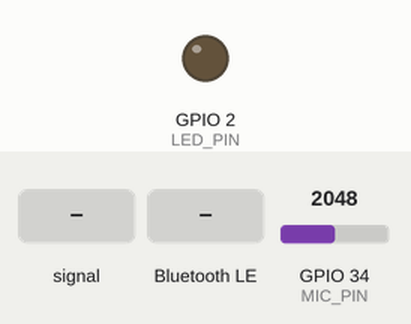
Bench run of a sketch on a simulated ESP32. Parts: output pins drawn as LEDs (lit = HIGH). The inputs (shaded band) are chosen by the test bench; at power-on: GPIO 34 (MIC_PIN) = 2048. Nothing arrives over Bluetooth unless stated; a phone connects over Bluetooth LE 3 s after start; what the sketch prints to the serial monitor is not drawn.

Above: at 1.4 s.
1.5 s: GPIO 34 (MIC_PIN) fed a 200 Hz sine of ±327 counts around its level
At 3.22 s:
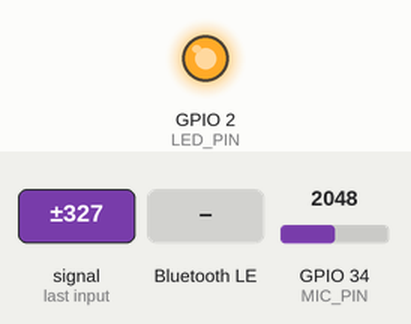
4.5 s: Bluetooth LE write "PING" received
7.5 s: Bluetooth LE write "FLOOR" received
10.5 s: GPIO 34 (MIC_PIN) set to 1960
12.0 s: Bluetooth LE write "LEVEL" received
Timing chart, 0 to 14.5 s (numbered marks = the images above; inputs shaded):
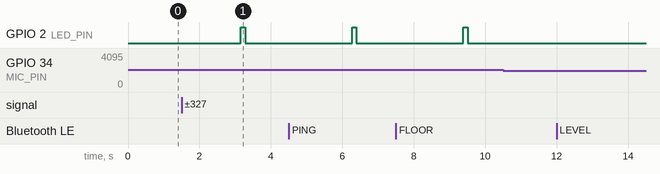

The sketch:

chime_node.ino
```cpp
/* =====================================================================
 *  电梯【到站检测】节点 —— 可选加装件（ESP32 + 麦克风）  【新增，未定线实测】
 * =====================================================================
 *  一句话：现有两个按钮节点只能"按"，测不出轿厢在哪层。
 *          这个节点挂在井道边上，听电梯到站的"叮"声 → 播一条 CAR|xF 给手机。
 *          「轿厢现在在 2F」从此是**真数据**，不是模拟。
 *
 *  ★ 重要：本文件**不修改**也能跑通的 elevator_2F / elevator_3F。
 *    它是一个独立设备（广播名 CHIME-<楼层>），可以单独烧、单独试、单独扔。
 *    想省一块板子也可以把下面的 micProcess() 原样并进电梯节点里（见文末注释）。
 *
 *  接线（极简，一个麦克风模块 + 一个电容）：
 *    麦克风模块 OUT -> GPIO34   (ADC1_CH6，输入脚，不用作 DAC)
 *    麦克风模块 VCC -> 3V3
 *    麦克风模块 GND -> GND
 *    模块旁边并 1 个 10~47uF 电容到 GND（压电源纹波）
 *    推荐：MAX9814（自带 AGC + 偏置 1.25V，最省事）
 *    备选：MAX4466 / 驻极体 + LM386；便宜到 2~3 元
 *
 *  原理（不用 FFT、不用库）：
 *    4 kHz 采样 → 每 40 ms 一个窗口 → 算 RMS(多大声) 和 过零率(≈主频)
 *    电梯"叮"是 1~3 kHz 的短促纯音：RMS 突然冲到本底噪声的 3 倍以上、
 *    同时过零率落在 700~1900 Hz → 判为"叮"。连续 2 个窗口都命中才认，
 *    再加 3 秒不应期 → 说话/脚步声基本不会误触发。
 *
 *  ★ 关于频率：4 kHz 采样 → 奈奎斯特 2 kHz，**超过 2 kHz 的音会被混叠**。
 *    例如真实的 3 kHz "叮"会混叠成 1 kHz，仍落在带内 → 照样能报。
 *    所以 FREQ_HI_HZ 设 1900（略低于奈奎斯特）就够，不必写 5200。
 *
 *  ★ 现场标定（这一步必须做，代码里放的是保守初值）：
 *    办法一（推荐）：打开 preview/chime_calib.html（浏览器，用麦克风），
 *      它跑的是**和本文件一模一样**的 DSP，会直接告诉你要写的频带/倍数。
 *    办法二：打开串口 115200，站到电梯门口，看每 2 秒打印的"本底/最近 rms/freq"：
 *      本底 rms 通常 2~20；"叮"的那一刻 rms 会跳到 100~2000、freq 落在几十~两千。
 *      把 RMS_ON_FLOOR_MULT 调到"安静时绝不误报、叮的时候必报"为止；
 *      若误报来自说话声，把 FREQ_LO_HZ 提到 900~1200。
 *
 *  开发板：ESP32 Dev Module ｜ 分区：Huge APP ｜ 串口：115200
 * =====================================================================
 */

#include <BLEDevice.h>
#include <BLEServer.h>
#include <BLEUtils.h>
#include <BLE2902.h>
#include <freertos/FreeRTOS.h>
#include <freertos/queue.h>

// ====================== 【要改的配置】 ======================
#define FLOOR_NAME  "2F"        // 这块板子装在哪一层（另一块改成 "3F"）

#define MIC_PIN       34        // 麦克风 OUT（ADC1 通道脚）
#define LED_PIN        2        // 板载 LED，检测到"叮"时亮一下

#define SAMPLE_US        250    // 采样周期 = 4 kHz
#define WIN_SAMPLES      160    // 每窗口 40 ms
#define DINGS_TO_TRIGGER   2    // 连续几个窗口像"叮"才算数（抗误触发）
#define REFRACTORY_MS   3000    // 一次判定后 3 秒内不再判定
#define RMS_ON_FLOOR_MULT 3.0f  // 触发阈值 = 本底 × 这个倍数（现场调它）
#define RMS_ABS_MIN      14.0f  // 绝对下限，避免"极安静时本底太小"导致风吹草动就触发
#define FREQ_LO_HZ      700     // "叮"的频率下限
#define FREQ_HI_HZ     1900     // 上限。4kHz 采样奈奎斯特只有 2kHz，再高也测不到（3kHz 的叮会混叠成 1kHz，仍在带内）

// ====================== 【一般不用改】 ======================
#define SERVICE_UUID      "0000ffe0-0000-1000-8000-00805f9b34fb"
#define CMD_CHAR_UUID     "0000ffe1-0000-1000-8000-00805f9b34fb"
#define STATUS_CHAR_UUID  "0000ffe2-0000-1000-8000-00805f9b34fb"

static BLEServer*         pServer  = nullptr;
static BLECharacteristic* pStatus  = nullptr;

static volatile bool gRestartAdv = false;
struct CmdMsg { char text[24]; };
static QueueHandle_t cmdQueue = nullptr;

// ---------------- 回执/NOTIFY ----------------
static void publishStatus(const String& s) {
  if (!pStatus) return;
  pStatus->setValue((uint8_t*)s.c_str(), s.length());
  pStatus->notify();
  Serial.printf("[ble] → %s\n", s.c_str());
}

// ---------------- 麦克风处理（可整段搬到电梯节点里） ----------------
static unsigned long sLastSample = 0;
static float  sDcEma     = 2048.0f;      // ADC 直流偏置(麦克风静止电平)
static float  sSumSq     = 0.0f;
static int    sZc        = 0;            // 窗口内过零次数（上升沿 + 下降沿，都要算）
static float  sPrev      = 0.0f;
static int    sNSample   = 0;
static float  sNoiseFloor = 12.0f;       // 本底噪声(RMS)，静音时慢速跟踪
static int    sHitRun    = 0;
static unsigned long sLastDing = 0;
static unsigned long sLastPrint = 0;
static int    sDingCount = 0;
static float  sLastRms = 0, sLastFreq = 0;

static void micProcess(unsigned long nowUs, unsigned long nowMs) {
  if (nowUs - sLastSample < SAMPLE_US) return;
  sLastSample += SAMPLE_US;

  int v = analogRead(MIC_PIN);
  sDcEma += ((float)v - sDcEma) * 0.0015f;      // 慢速跟随直流，去掉偏置
  float x = (float)v - sDcEma;
  sSumSq += x * x;
  // ★ 过零：上升沿和下降沿都要数。
  //   （早先的版本只数了上升沿，却仍然用 freq=zc/(2*sec) 这个"数了上下沿"的公式，
  //     结果频率被算小一半 —— 1200 Hz 的叮会读成 600 Hz，低于 FREQ_LO_HZ 就永远不响。
  //     2026-10-17 用 preview/chime_calib.html 的离线自测抓出来的。）
  if ((sPrev < 0.0f && x >= 0.0f) || (sPrev >= 0.0f && x < 0.0f)) sZc++;
  sPrev = x;

  if (++sNSample < WIN_SAMPLES) return;

  // ---- 一个 40 ms 窗口结束，判定 ----
  float rms  = sqrtf(sSumSq / (float)WIN_SAMPLES);
  float sec  = (float)WIN_SAMPLES * SAMPLE_US * 1e-6f;
  float freq = (float)sZc / (2.0f * sec);       // 一个周期过零 2 次 → /2 即主频

  sLastRms = rms; sLastFreq = freq;

  bool loud = (rms > sNoiseFloor * RMS_ON_FLOOR_MULT) && (rms > RMS_ABS_MIN);
  bool tone = (freq >= FREQ_LO_HZ && freq <= FREQ_HI_HZ);

  if (loud && tone) {
    sHitRun++;
  } else {
    sHitRun = 0;
    if (!loud) sNoiseFloor += (rms - sNoiseFloor) * 0.08f;   // 只在安静时更新本底
    if (sNoiseFloor < 2.0f) sNoiseFloor = 2.0f;
  }

  if (sHitRun >= DINGS_TO_TRIGGER && (nowMs - sLastDing) > REFRACTORY_MS) {
    sLastDing = nowMs;
    sHitRun   = 0;
    sDingCount++;
    digitalWrite(LED_PIN, HIGH);
    Serial.printf("[ding] 检测到到站提示音 #%d  rms=%.0f freq=%.0fHz 本底=%.0f\n",
                  sDingCount, rms, freq, sNoiseFloor);
    // ★ 这就是"真实到站"：播给所有订阅的手机
    //   报文形状与按钮节点完全一致：<楼层>|<结果>，手机侧同一套解析
    publishStatus(String(FLOOR_NAME) + "|CAR:CHIME");
  }

  sNSample = 0; sSumSq = 0.0f; sZc = 0;
}

static void tickLed(unsigned long nowMs) {
  if (digitalRead(LED_PIN) && (nowMs - sLastDing) > 120) digitalWrite(LED_PIN, LOW);
}

// ---------------- 命令（和按钮节点同一套 UUID，方便复用手机侧代码） ----------------
static void handleCommand(const String& v) {
  if (v == "PING" || v == "?" || v == "STATUS") {
    publishStatus(String(FLOOR_NAME) + "|READY:" + String(sDingCount));
    return;
  }
  if (v == "FLOOR") {                      // 让手机主动问"车在哪层"
    publishStatus(String(FLOOR_NAME) + "|CAR:LAST");
    return;
  }
  if (v == "LEVEL") {                      // 现场调阈值用
    publishStatus(String(FLOOR_NAME) + "|LEVEL:rms=" + String((int)sLastRms) +
                  ",hz=" + String((int)sLastFreq) + ",floor=" + String((int)sNoiseFloor));
    return;
  }
  publishStatus(String(FLOOR_NAME) + "|ERR:BADCMD");
}

class ServerCb : public BLEServerCallbacks {
  void onConnect(BLEServer*) override { BLEDevice::startAdvertising(); }
  void onDisconnect(BLEServer*) override { gRestartAdv = true; }
};

class CmdCb : public BLECharacteristicCallbacks {
  void onWrite(BLECharacteristic* c) override {
    String v = String(c->getValue().c_str());
    v.trim(); v.toUpperCase();
    if (!v.length()) return;
    CmdMsg m{};
    v.substring(0, sizeof(m.text) - 1).toCharArray(m.text, sizeof(m.text));
    xQueueSend(cmdQueue, &m, 0);
  }
};

// ---------------- 初始化 ----------------
void setup() {
  Serial.begin(115200);
  delay(200);
  pinMode(LED_PIN, OUTPUT); digitalWrite(LED_PIN, LOW);
  pinMode(MIC_PIN, INPUT);
  Serial.printf("\n=== 到站检测节点启动：CHIME-%s (mic=GPIO%d) ===\n", FLOOR_NAME, MIC_PIN);

  cmdQueue = xQueueCreate(8, sizeof(CmdMsg));

  String devName = String("CHIME-") + FLOOR_NAME;
  BLEDevice::init(devName.c_str());
  BLEDevice::setPower(ESP_PWR_LVL_P9);
  pServer = BLEDevice::createServer();
  pServer->setCallbacks(new ServerCb());
  BLEService* svc = pServer->createService(SERVICE_UUID);

  BLECharacteristic* pCmd = svc->createCharacteristic(
      CMD_CHAR_UUID, BLECharacteristic::PROPERTY_WRITE | BLECharacteristic::PROPERTY_WRITE_NR);
  pCmd->setCallbacks(new CmdCb());

  pStatus = svc->createCharacteristic(
      STATUS_CHAR_UUID, BLECharacteristic::PROPERTY_READ | BLECharacteristic::PROPERTY_NOTIFY);
  pStatus->addDescriptor(new BLE2902());
  String ready = String(FLOOR_NAME) + "|CAR:BOOT";
  pStatus->setValue((uint8_t*)ready.c_str(), ready.length());
  svc->start();

  BLEAdvertising* adv = BLEDevice::getAdvertising();
  adv->addServiceUUID(SERVICE_UUID);
  adv->setScanResponse(true);
  BLEDevice::startAdvertising();
  Serial.println("[ble] 广播中（CHIME-" FLOOR_NAME "），等待手机订阅...");
}

void loop() {
  unsigned long nowMs = millis();
  unsigned long nowUs = micros();

  micProcess(nowUs, nowMs);      // 4 kHz 采样（非阻塞，一次只取一个样）
  tickLed(nowMs);

  CmdMsg m;
  if (xQueueReceive(cmdQueue, &m, 0) == pdTRUE) handleCommand(String(m.text));

  if (gRestartAdv) { gRestartAdv = false; BLEDevice::startAdvertising(); }

  if (nowMs - sLastPrint > 2000) {   // 现场标定看的调试行
    sLastPrint = nowMs;
    Serial.printf("[状态] 本底=%.0f  最近 rms=%.0f freq=%.0fHz  已报%d次  连接=%u\n",
                  sNoiseFloor, sLastRms, sLastFreq, sDingCount,
                  pServer ? (unsigned)pServer->getConnectedCount() : 0);
  }
}

/* =====================================================================
 *  想省掉这块板子？把上面的 micProcess() / 相关静态变量 / setup 里的
 *  pinMode(MIC_PIN) 原样搬进 elevator_2F.ino，然后在 loop() 里加一行
 *  micProcess(micros(), millis()) 即可。注意：
 *    · 采样循环会占一点 CPU，一次只取一个样、不 delay，不会饿死 BLE；
 *    · 电梯"叮"和舵机动作是**两件事**：舵机回执 OK:UP 表示"我按下去了"，
 *      CAR|2F 表示"车到了" —— 手机侧要分别处理，不要混。
 * ===================================================================== */
```

Measured:
- after the input at 1.5 s, GPIO 2 (LED_PIN): LOW → HIGH after 1.7 s, → LOW 0.12 s later
- after the input at 10.5 s, every drawn part: stays the same
- after the input at 12.0 s, every drawn part: stays the same
